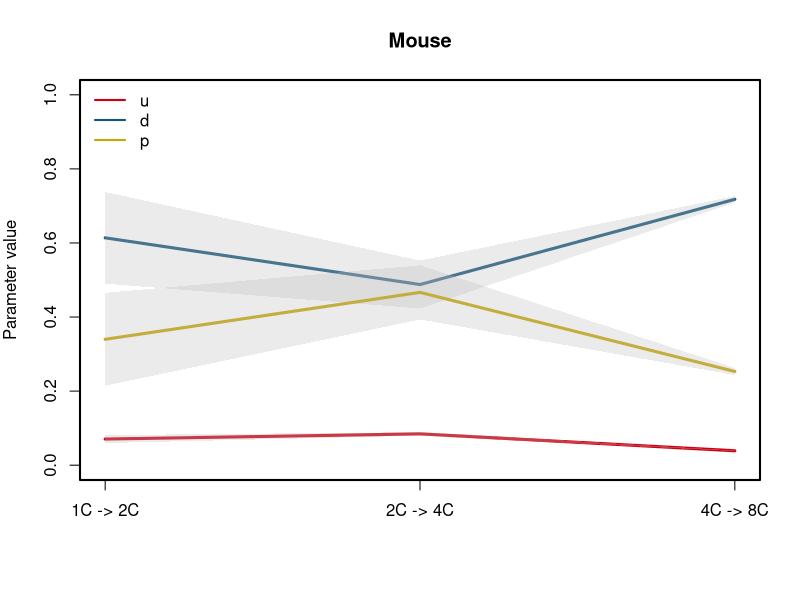

Generate this figure with R:
###################################################################################################
################################     PARAMETER/FUNCTION DEFINE     ################################
###################################################################################################
# sys_argv <- commandArgs(T)
cccol <- c("#CE0013","#16557A","#C7A609","#87C232","#64C0AB","#A14C94","#15A08C","#8B7E75","#1E7CAF","#EA425F","#46489A","#E50033","#0F231F","#1187CD")
cccol50 <- c("#CE001330","#16557A30","#C7A60930","#87C23250","#64C0AB50","#A14C9450","#15A08C50","#8B7E7550","#1E7CAF50","#EA425F50","#46489A50","#E5003350","#0F231F50","#1187CD50")


error.bar <- function(x, y, upper, lower=upper, length=0.02,...){
  if(length(x) != length(y) | length(y) !=length(lower) | length(lower) != length(upper))
    stop("vectors must be same length")
  arrows(x,y+upper, x, y-lower, angle=90, code=3, length=length, ...)
}


###################################################################################################
################################            READ IN DATA           ################################
###################################################################################################
trans_para <- read.table("../Data/GSE78140_mmEmbyro_NewtonParameters_udp.txt",header=F,row.names=1)
trans_para <- na.omit(trans_para)
samples <- row.names(trans_para)

hg_LPN_2C <- samples[grep("Zygote",samples)]
hg_2C_4C <- samples[grep("C2",samples)][grep("C4",samples[grep("C2",samples)])]
hg_4C_8C <- samples[grep("C4",samples)][grep("C8",samples[grep("C4",samples)])]

###################################################################################################
################################                PLOT               ################################
###################################################################################################

plot_n <- c()
plot_mean <- c()
plot_sd <- c()

plot_data <- trans_para[hg_LPN_2C,1:3]
plot_n <- rbind(plot_n,apply(plot_data,2,length))
plot_mean <- rbind(plot_mean,apply(plot_data,2,mean))
plot_sd <- rbind(plot_sd,apply(plot_data,2,sd))
plot_data <- trans_para[hg_2C_4C,1:3]
plot_n <- rbind(plot_n,apply(plot_data,2,length))
plot_mean <- rbind(plot_mean,apply(plot_data,2,mean))
plot_sd <- rbind(plot_sd,apply(plot_data,2,sd))
plot_data <- trans_para[hg_4C_8C,1:3]
plot_n <- rbind(plot_n,apply(plot_data,2,length))
plot_mean <- rbind(plot_mean,apply(plot_data,2,mean))
plot_sd <- rbind(plot_sd,apply(plot_data,2,sd))

# u_matrix <- c()
# d_matrix <- c()
# p_matrix <- c()
# for (x in seq(length(hg_LPN_2C))){
# 	for (y in seq(length(hg_2C_4C))){
# 		for (z in seq(length(hg_4C_8C))){
# 			tmp_1 <- strsplit(hg_LPN_2C[x],"__")[[1]][2]
# 			tmp_2 <- strsplit(hg_2C_4C[y],"__")[[1]][1]
# 			tmp_3 <- strsplit(hg_2C_4C[y],"__")[[1]][2]
# 			tmp_4 <- strsplit(hg_4C_8C[z],"__")[[1]][1]
# 			if (tmp_1==tmp_2 & tmp_3==tmp_4){
# 				u_matrix <- rbind(u_matrix,trans_para[c(hg_LPN_2C[x],hg_2C_4C[y],hg_4C_8C[z]),1])
# 				d_matrix <- rbind(d_matrix,trans_para[c(hg_LPN_2C[x],hg_2C_4C[y],hg_4C_8C[z]),2])
# 				p_matrix <- rbind(p_matrix,trans_para[c(hg_LPN_2C[x],hg_2C_4C[y],hg_4C_8C[z]),3])
# 			}
# 		}
# 	}
# }

pdf("FigS6C.MethyRatioTransitionPerStage.pdf",width=7,height=4)
par(mar=c(6,4,4,2))
plot(1,type="n",xaxt="n",bty="n",xlab="",ylab="Parameter value",ylim=c(0,1),xlim=c(1,nrow(plot_mean)),main="Mouse")
box(lwd=2)
v1 = plot_mean[,1]
v2 = v1 - 1.96 * plot_sd[,1] / sqrt(plot_n[,1])
v3 = v1 + 1.96 * plot_sd[,1] / sqrt(plot_n[,1])
points(v1,lwd=3,type="l",col=cccol[1])
polygon(c(1,1:length(v1),length(v1):2),c(v2[1],v3,v2[length(v1):2]),col=adjustcolor("grey", alpha.f = 0.3),border=NA)
v1 = plot_mean[,2]
v2 = v1 - 1.96 * plot_sd[,2] / sqrt(plot_n[,2])
v3 = v1 + 1.96 * plot_sd[,2] / sqrt(plot_n[,2])
points(v1,lwd=3,type="l",col=cccol[2])
polygon(c(1,1:length(v1),length(v1):2),c(v2[1],v3,v2[length(v1):2]),col=adjustcolor("grey", alpha.f = 0.3),border=NA)
v1 = plot_mean[,3]
v2 = v1 - 1.96 * plot_sd[,3] / sqrt(plot_n[,3])
v3 = v1 + 1.96 * plot_sd[,3] / sqrt(plot_n[,3])
points(v1,lwd=3,type="l",col=cccol[3])
polygon(c(1,1:length(v1),length(v1):2),c(v2[1],v3,v2[length(v1):2]),col=adjustcolor("grey", alpha.f = 0.3),border=NA)
axis(side=1,at=seq(nrow(plot_mean)),labels=c("1C -> 2C","2C -> 4C","4C -> 8C"))
legend("topleft",c("u","d","p"),bty="n",col=cccol,lwd=2)
dev.off()
